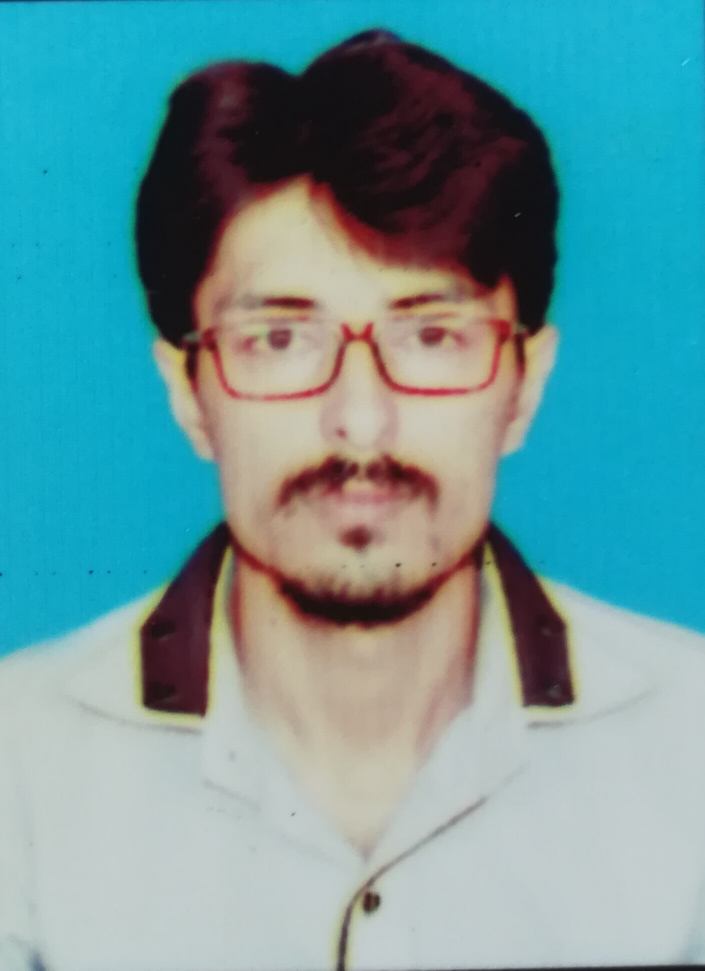
#> input picture resources/dani.jpg, 1409 x 1941 px (shown at 1/2 size)
$ python join_image.py
#> lines starting #> are read from the running program, lines starting #| are printed output that depends on the picture
import pandas as pd
import numpy as np
import cv2 as cv

img = cv.imread("resources/dani.jpg")
#> img is the input picture: shape (1941, 1409, 3); mean B, G, R 157.6, 152.8, 106.2
img = cv.resize(img,(400,400))
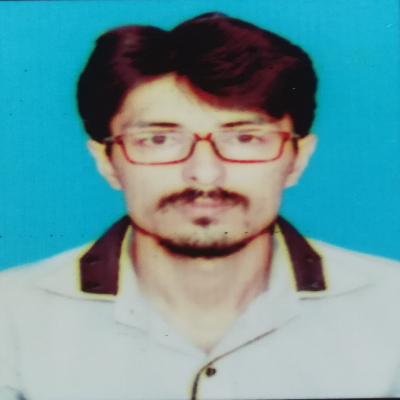
#> img: shape (400, 400, 3); mean B, G, R 157.5, 152.8, 106.1

## StacK Horizontal Image
# hor_img = np.hstack((img,img))

## Vertical Stack
ver_img = np.vstack((img,img))
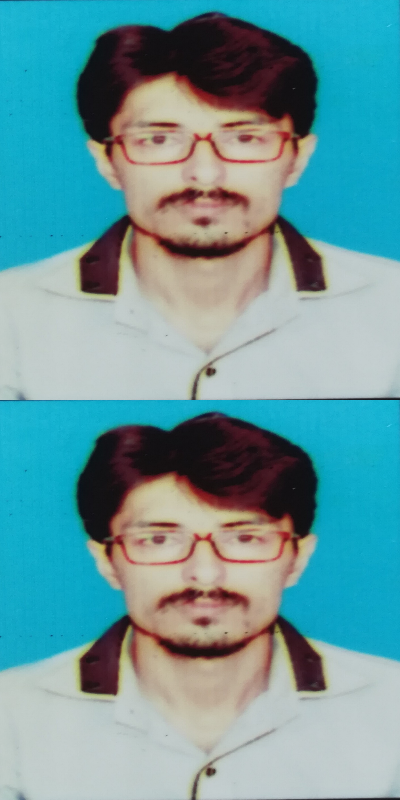
#> ver_img: shape (800, 400, 3); mean B, G, R 157.5, 152.8, 106.1

cv.imshow("orifinal",ver_img)

cv.waitKey(0)
cv.destroyAllWindows()

$ run again, with resources/asf.jpg copied over resources/dani.jpg
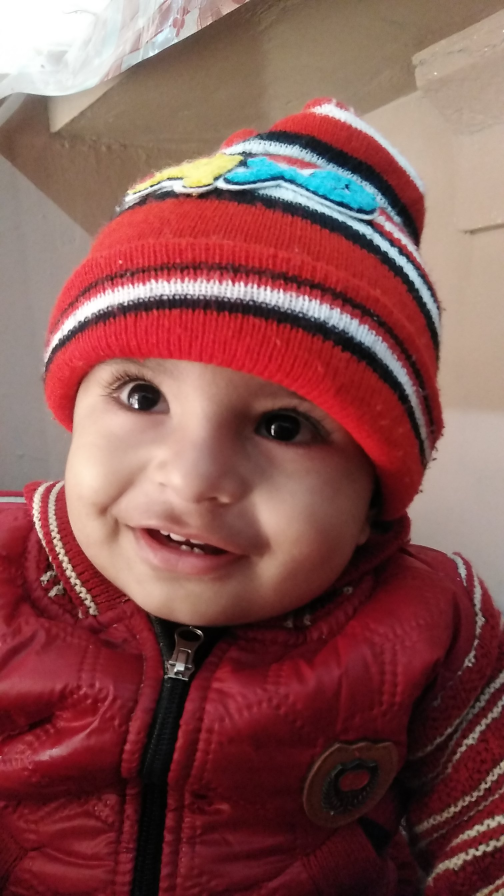
#> input picture resources/asf.jpg, 1512 x 2688 px (shown at 1/3 size)
#> img is the input picture: shape (2688, 1512, 3); mean B, G, R 80.5, 82.9, 134.6
#> `img = cv.resize(img,(400,400))`:
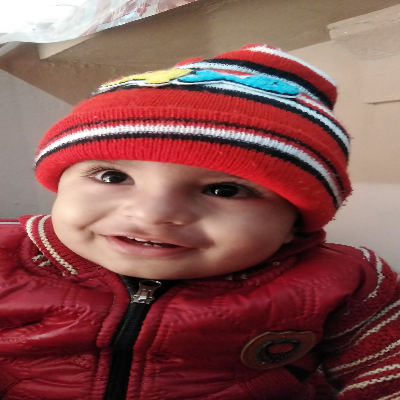
#> img: shape (400, 400, 3); mean B, G, R 80.4, 82.8, 134.5
#> `ver_img = np.vstack((img,img))`:
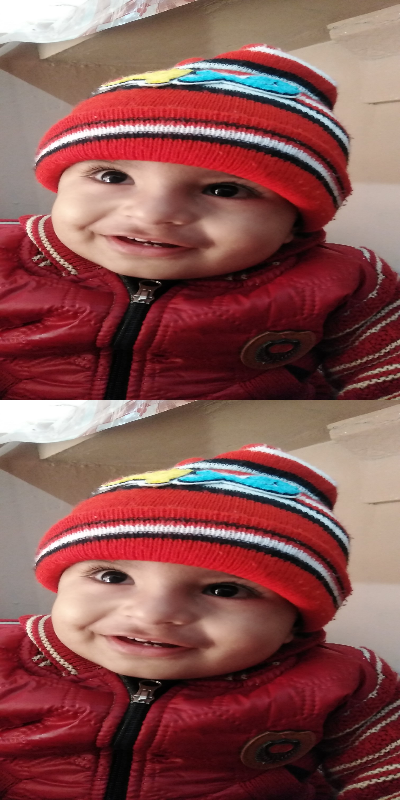
#> ver_img: shape (800, 400, 3); mean B, G, R 80.4, 82.8, 134.5

$ run again, with resources/images.jpg copied over resources/dani.jpg
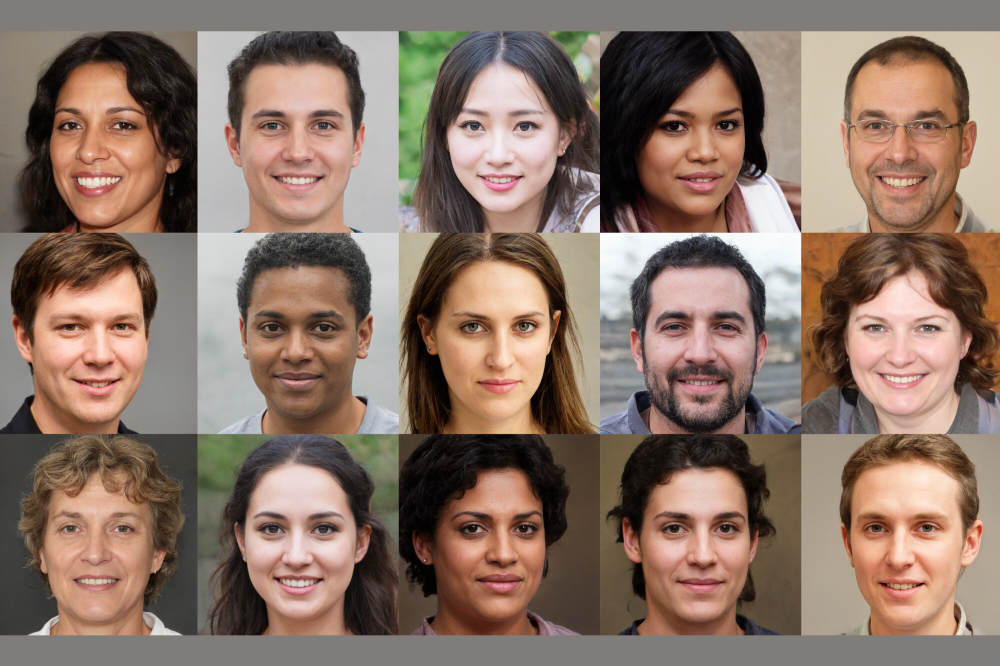
#> input picture resources/images.jpg, 2000 x 1331 px (shown at 1/2 size)
#> img is the input picture: shape (1331, 2000, 3); mean B, G, R 102.6, 115.7, 138.6
#> `img = cv.resize(img,(400,400))`:
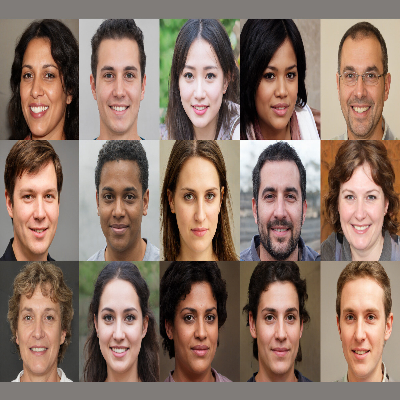
#> img: shape (400, 400, 3); mean B, G, R 102.5, 115.6, 138.5
#> `ver_img = np.vstack((img,img))`:
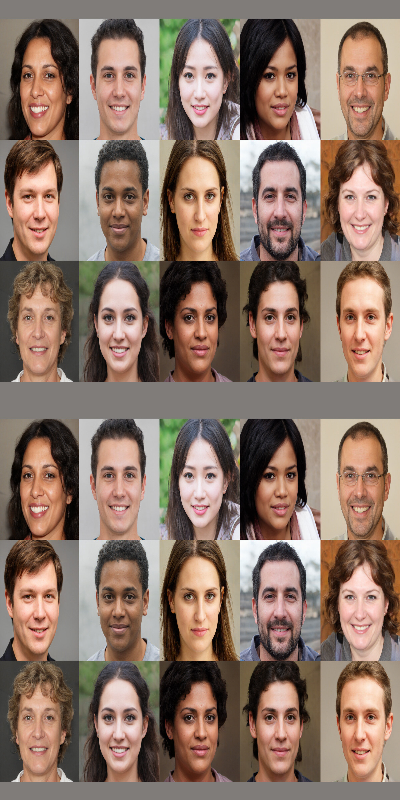
#> ver_img: shape (800, 400, 3); mean B, G, R 102.5, 115.6, 138.5

$ run again, with resources/img11.jpg copied over resources/dani.jpg
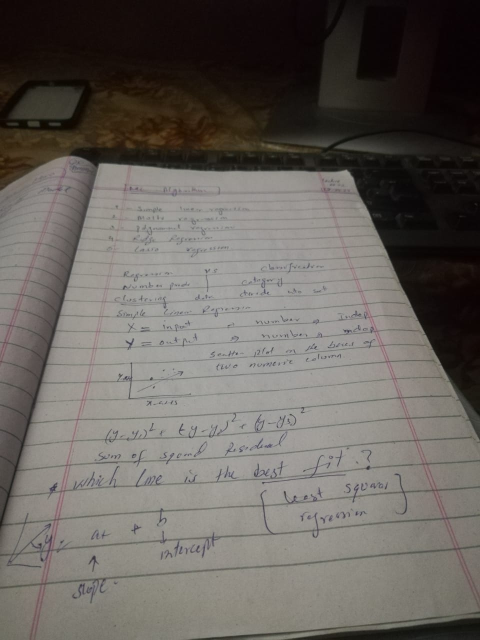
#> input picture resources/img11.jpg, 960 x 1280 px (shown at 1/2 size)
#> img is the input picture: shape (1280, 960, 3); mean B, G, R 94, 99, 103.7
#> `img = cv.resize(img,(400,400))`:
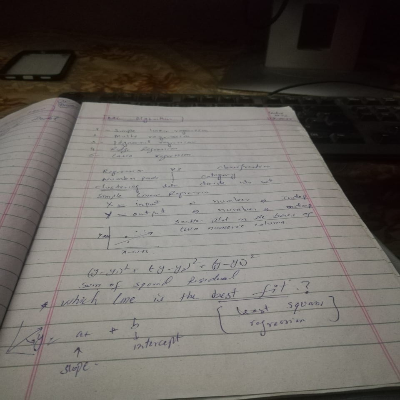
#> img: shape (400, 400, 3); mean B, G, R 93.9, 98.9, 103.6
#> `ver_img = np.vstack((img,img))`:
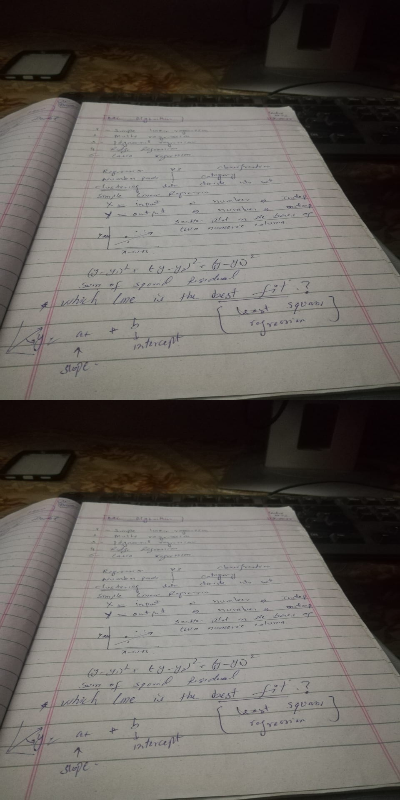
#> ver_img: shape (800, 400, 3); mean B, G, R 93.9, 98.9, 103.6
